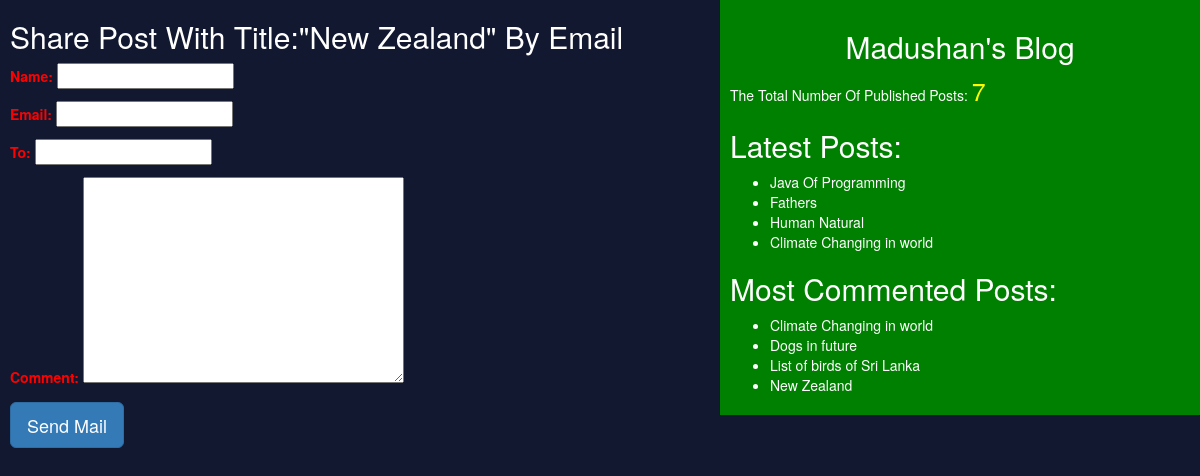
The page /share/6 on the database its author committed.
### blog/models.py (models this page shows, shortened)
class Post(models.Model):
    STATUS_CHOICES = (('draft', 'Draft'), ('published', 'Published'))
    title = models.CharField(max_length=256)
    slug = models.SlugField(max_length=264, unique_for_date='publish')
    author = models.ForeignKey(User, related_name='blog_posts', on_delete=models.CASCADE)
    body = models.TextField()
    publish = models.DateTimeField(default=timezone.now)
    created = models.DateTimeField(auto_now_add=True)
    updated = models.DateTimeField(auto_now=True)
    status = models.CharField(max_length=10, choices=STATUS_CHOICES, default='draft')
    objects = CustomManager()
    tags = TaggableManager()
    class Meta:
        ordering = ('-publish',)
    def get_absolute_url(self):
        return reverse('post_detail', kwargs={'pk': self.id, 'year': self.publish.year, 'month': self.publish.strftime('%m'), 'day': self.publish.strftime('%d'), 'slug': self.slug })

### blog/views.py (the view)
# urls.py: path('share/<int:id>', views.mail_sent_view),
def mail_sent_view(request, id):
    post = get_object_or_404(Post, id=id, status='published')
    sent=False
    if request.method == 'POST':
        form = EmailSendForm(request.POST)
        if form.is_valid():
            cd = form.cleaned_data
            subject = '{}({}) recommends you to read "{}"'.format(cd['name'], cd['email'], post.title)
            post_url = request.build_absolute_uri(post.get_absolute_url())
            message = 'Read Post At:\n{}\n\n{}\'s Comment:\n{}'.format(post_url, cd['name'], cd['comment'])
            send_mail(subject, message, 'madushan@blog.com', [cd['to']])
            sent=True
    else:
        form = EmailSendForm()
    return render(request, 'blog/sharebymail.html', {'form': form, 'post': post, 'sent': sent})

### blog/forms.py
class EmailSendForm(forms.Form):
    name = forms.CharField()
    email = forms.EmailField()
    to = forms.EmailField()
    comment = forms.CharField(required=False, widget=forms.Textarea)

### blog/models.py (called while the page is built)
    def get_queryset(self):
        return super().get_queryset().filter(status='published')

### blog/templatetags/blog_tags.py (called while the page is built)
@register.simple_tag
def total_posts():
    return Post.objects.count()

@register.inclusion_tag('blog/latest_posts.html')
def show_latest_posts(count=4):
    latest_posts = Post.objects.order_by('-publish')[:count]
    return {'latest_posts': latest_posts}

@register.simple_tag
def get_most_commented_posts(count=4):
    return Post.objects.annotate(total_comments=Count('comments')).order_by('-total_comments')[:count]

### templates/blog/sharebymail.html (shortened to what this page needs)
<!DOCTYPE html>
{% extends "blog/base.html" %}
    {% block content %}
        {% if sent %}
            <h1>Email Successfully sent!!!</h1>
            <h2>Post With The Title: {{post.title}} Information Shared By Email</h2>
        {% else %}
            <h2>Share Post With Title:"{{post.title}}" By Email</h2>
            <form method="POST">
                {{form.as_p}}
                <input type="submit" class="btn btn-primary btn-lg" value="Send Mail">
            </form>
        {% endif %}
    {% endblock %}

### templates/blog/base.html (shortened to what this page needs)
<!DOCTYPE html>
{% load staticfiles %}
{% load blog_tags %}
<html lang="en">
<head>
    <link rel="stylesheet" href="https://maxcdn.bootstrapcdn.com/bootstrap/3.3.7/css/bootstrap.min.css">
    <link rel="stylesheet" href="{% static "css/demo.css" %}">
</head>
<body>
    <div class="content">
        {% block content %}{% endblock %}
    </div>
    <div class="sidebar">
        <h2 align="center">Madushan's Blog</h2>
        <p>The Total Number Of Published Posts: <span id="post_count">{% total_posts %}</span></p>
        <h2>Latest Posts:</h2>
        {% show_latest_posts %}
        <h2>Most Commented Posts:</h2>
        {% get_most_commented_posts as most_commented_posts %}
        <ul>
            {% for post in most_commented_posts %}
                <li><a href="{{post.get_absolute_url}}">{{post.title}}</a></li>
            {% endfor %}
        </ul>
    </div>
</body>
</html>

### templates/blog/latest_posts.html
<ul>
    {% for post in latest_posts %}
        <li><a href="{{post.get_absolute_url}}">{{post.title}}</a></li>
    {% endfor %}
</ul>

### static/css/demo.css (style rules this page uses)
.content { width: 60%; float: left; padding-left: 10px; }
.sidebar { width: 40%; float: right; padding: 10px; background: green; }
body { color: white; background: #11182F; }
form { color: #FF0000; }
#post_count { color: yellow; font-size: 25px; }
li a { color: white; }

### rows shown on the page
Post: title "New Zealand"
Post: title "Java Of Programming"
Post: title "Fathers"
Post: title "Human Natural"
Post: title "Climate Changing in world"
Post: title "Dogs in future"
Post: title "List of birds of Sri Lanka"
